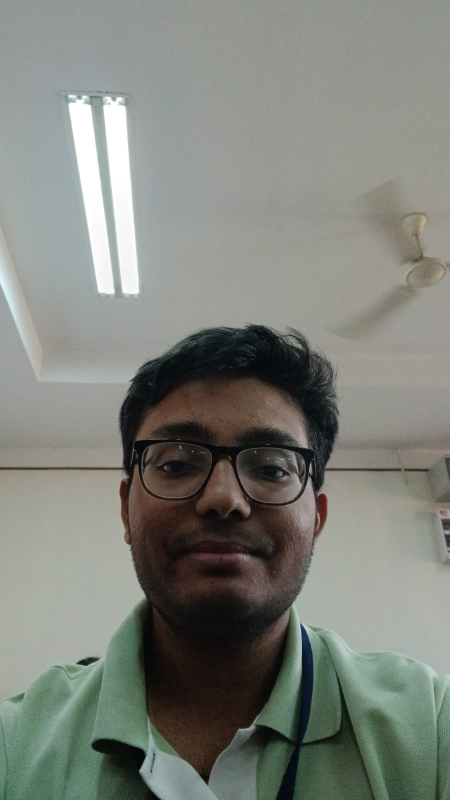
#> input picture viren.jpeg, 900 x 1600 px, given in place of the camera (shown at 1/2 size)
$ python gui.py
#> lines starting #> are read from the running program, lines starting #| are printed output that depends on the picture; after the words box and inside, x2 and y2 are one past the last pixel; in counts of white or black regions, pixels touching at a corner belong together
"""
gui.py — Webcam overlay GUI with frosted-glass info card.

Renders the live webcam feed full-frame, then blends a semi-transparent
rounded card on top showing:
  • Person name  (large, white)
  • Relationship tag  (teal pill badge)
  • Interaction summary  (smaller, light-grey, word-wrapped)

The card tracks the detected face in real time using OpenCV's Haar cascade.
A simple exponential moving average smooths the card position to avoid jitter.

Press  Q  or close the window to exit.
"""

from __future__ import annotations

from collections.abc import Callable
from dataclasses import dataclass

import cv2
import numpy as np


# ---------------------------------------------------------------------------
# Data
# ---------------------------------------------------------------------------

@dataclass
class OverlayInfo:
    name: str
    relationship: str       # e.g. "Son", "Daughter", "Friend"
    summary: str


# ---------------------------------------------------------------------------
# Drawing helpers
# ---------------------------------------------------------------------------

CARD_ALPHA   = 0.55          # 0 = fully transparent, 1 = fully opaque
CARD_COLOR   = (60, 60, 60)  # dark-grey (BGR)
TEAL         = (180, 160, 50) # teal badge (BGR)
WHITE        = (255, 255, 255)
LIGHT_GREY   = (210, 210, 210)
FONT         = cv2.FONT_HERSHEY_DUPLEX
FONT_SMALL   = cv2.FONT_HERSHEY_SIMPLEX


def _blend_rect(frame: np.ndarray, x: int, y: int, w: int, h: int,
                color: tuple[int, int, int], alpha: float,
                radius: int = 18) -> None:
    """Blend a rounded rectangle onto *frame* in-place."""
    overlay = frame.copy()

    # filled rounded rect via two rects + four circles
    cv2.rectangle(overlay, (x + radius, y), (x + w - radius, y + h), color, -1)
    cv2.rectangle(overlay, (x, y + radius), (x + w, y + h - radius), color, -1)
    for cx, cy in [
        (x + radius,     y + radius),
        (x + w - radius, y + radius),
        (x + radius,     y + h - radius),
        (x + w - radius, y + h - radius),
    ]:
        cv2.circle(overlay, (cx, cy), radius, color, -1)

    cv2.addWeighted(overlay, alpha, frame, 1 - alpha, 0, frame)


def _pill_badge(frame: np.ndarray, text: str, x: int, y: int,
                bg: tuple[int, int, int] = TEAL) -> int:
    """Draw a pill-shaped badge. Returns the right edge x coordinate."""
    (tw, th), _ = cv2.getTextSize(text, FONT_SMALL, 0.55, 1)
    pad_x, pad_y, r = 12, 6, 10
    bw = tw + pad_x * 2
    bh = th + pad_y * 2
    _blend_rect(frame, x, y - th - pad_y, bw, bh, bg, 1.0, radius=r)
    cv2.putText(frame, text, (x + pad_x, y), FONT_SMALL, 0.55, WHITE, 1, cv2.LINE_AA)
    return x + bw


def _draw_wrapped_text(frame: np.ndarray, text: str, x: int, y: int,
                       max_width_px: int, font_scale: float = 0.52,
                       color: tuple = LIGHT_GREY, thickness: int = 1,
                       line_gap: int = 22) -> None:
    """Word-wrap *text* to fit within *max_width_px* and draw each line."""
    words = text.split()
    lines: list[str] = []
    current = ""
    for word in words:
        test = (current + " " + word).strip()
        (tw, _), _ = cv2.getTextSize(test, FONT_SMALL, font_scale, thickness)
        if tw <= max_width_px:
            current = test
        else:
            if current:
                lines.append(current)
            current = word
    if current:
        lines.append(current)

    for i, line in enumerate(lines):
        cv2.putText(frame, line, (x, y + i * line_gap),
                    FONT_SMALL, font_scale, color, thickness, cv2.LINE_AA)


# ---------------------------------------------------------------------------
# Main card renderer
# ---------------------------------------------------------------------------

def draw_info_card(frame: np.ndarray, info: OverlayInfo,
                   card_x: int, card_y: int) -> None:
    """
    Overlay a semi-transparent info card on *frame* (in-place) at (card_x, card_y).
    """
    fh, fw = frame.shape[:2]
    card_w = min(310, fw // 2)
    card_h = 90

    # clamp so the card never goes off-screen
    card_x = max(0, min(card_x, fw - card_w))
    card_y = max(0, min(card_y, fh - card_h))

    # --- frosted card background ---
    _blend_rect(frame, card_x, card_y, card_w, card_h,
                CARD_COLOR, CARD_ALPHA, radius=12)

    pad = 10

    # --- name ---
    (nw, nh), _ = cv2.getTextSize(info.name, FONT, 0.7, 2)
    name_x = card_x + pad
    name_y = card_y + pad + nh
    cv2.putText(frame, info.name, (name_x, name_y),
                FONT, 0.7, WHITE, 2, cv2.LINE_AA)

    # --- relationship badge (right of name) ---
    badge_x = name_x + nw + 8
    _pill_badge(frame, info.relationship, badge_x, name_y, bg=TEAL)

    # --- summary (single compact line) ---
    text_y = name_y + 20
    _draw_wrapped_text(frame, info.summary,
                       card_x + pad, text_y,
                       max_width_px=card_w - pad * 2,
                       font_scale=0.42, line_gap=16)


# ---------------------------------------------------------------------------
# Face detector + background subtractor
# ---------------------------------------------------------------------------

def _load_face_detector() -> cv2.CascadeClassifier:
    path = cv2.data.haarcascades + "haarcascade_frontalface_default.xml"
    detector = cv2.CascadeClassifier(path)
    if detector.empty():
        raise SystemExit("Could not load Haar cascade for face detection.")
    return detector


def _motion_roi(fg_mask: np.ndarray) -> tuple[int, int, int, int] | None:
    """
    Find the bounding box of the largest motion blob in the foreground mask.
    Returns (x, y, w, h) or None if nothing significant is moving.
    """
    # clean up noise
    kernel = cv2.getStructuringElement(cv2.MORPH_ELLIPSE, (5, 5))
    mask = cv2.morphologyEx(fg_mask, cv2.MORPH_OPEN, kernel)
    mask = cv2.dilate(mask, kernel, iterations=2)

    contours, _ = cv2.findContours(mask, cv2.RETR_EXTERNAL, cv2.CHAIN_APPROX_SIMPLE)
    if not contours:
        return None

    largest = max(contours, key=cv2.contourArea)
    if cv2.contourArea(largest) < 3000:   # ignore tiny blobs
        return None

    return cv2.boundingRect(largest)


def _detect_best_face(gray: np.ndarray,
                      detector: cv2.CascadeClassifier,
                      roi: tuple[int, int, int, int] | None = None
                      ) -> tuple[int, int, int, int] | None:
    """
    Detect the largest face in *gray*, optionally restricted to *roi*.
    Returns absolute (x, y, w, h) or None.
    """
    if roi is not None:
        rx, ry, rw, rh = roi
        # add padding so the face isn't clipped at the ROI edge
        pad = 40
        rx = max(0, rx - pad);  ry = max(0, ry - pad)
        rw = min(gray.shape[1] - rx, rw + pad * 2)
        rh = min(gray.shape[0] - ry, rh + pad * 2)
        search = gray[ry:ry + rh, rx:rx + rw]
    else:
        search = gray
        rx, ry = 0, 0

    faces = detector.detectMultiScale(search, scaleFactor=1.1,
                                      minNeighbors=5, minSize=(60, 60))
    if len(faces) == 0:
        return None

    fx, fy, fw, fh = max(faces, key=lambda f: f[2] * f[3])
    return (fx + rx, fy + ry, fw, fh)   # back to absolute coords


# ---------------------------------------------------------------------------
# Live webcam loop
# ---------------------------------------------------------------------------

SMOOTH = 0.15   # EMA factor — lower = smoother but slower, higher = snappier
GREEN  = (0, 255, 0)


def run(info: OverlayInfo | None = None, camera_index: int = 0,
        get_transcript: "Callable[[], str] | None" = None,
        get_info: "Callable[[], OverlayInfo] | None" = None) -> None:
    """
    Open the webcam and render the overlay in a loop.

    Args:
        info:           Static OverlayInfo. Ignored if get_info is provided.
        camera_index:   OpenCV camera index (default 0).
        get_transcript: Callable returning the latest transcript string.
        get_info:       Callable returning the current OverlayInfo (live-updating).
    """
#> called with camera_index = 0
    cap = cv2.VideoCapture(camera_index)
    if not cap.isOpened():
        raise SystemExit("Could not open webcam.")

    detector  = _load_face_detector()
    bg_sub    = cv2.createBackgroundSubtractorMOG2(
                    history=300, varThreshold=50, detectShadows=False)

    cv2.namedWindow("Remember Me", cv2.WINDOW_NORMAL)

    smooth_x: float | None = None
    smooth_y: float | None = None
    card_w = 310
    card_h = 90
    gap    = 8

    while True:
        ret, frame = cap.read()
#> frame is the input picture: shape (1600, 900, 3); mean B, G, R 122.3, 129.6, 126.1
        if not ret:
            break

        fh, fw = frame.shape[:2]
#> fh = 1600; fw = 900

        # --- background subtraction ---
        fg_mask = bg_sub.apply(frame)
#> fg_mask: shape (1600, 900); every value is 255
        roi     = _motion_roi(fg_mask)
#> in _motion_roi, `contours, _ = cv2.findContours(mask, cv2.RETR_EXTERNAL, cv2.CHAIN_APPR..`: contours = [[[0, 0], [0, 1599], [899, 1599], [899, 0]]]
#> in _motion_roi, `largest = max(contours, key=cv2.contourArea)`: largest = [[0, 0], [0, 1599], [899, 1599], [899, 0]]
#> roi = (0, 0, 900, 1600)

        # --- face detection (scoped to motion region) ---
        gray = cv2.cvtColor(frame, cv2.COLOR_BGR2GRAY)
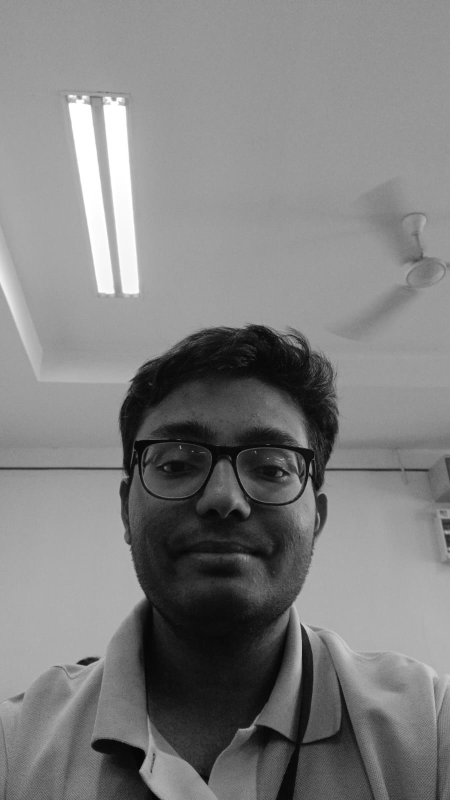
#> gray: shape (1600, 900) (shown at 1/2 size); min 0, max 255, mean 127.7
        face = _detect_best_face(gray, detector, roi)
#> in _detect_best_face, `rx, ry, rw, rh = roi`: rx = 0; rw = 900; rh = 1600
#> in _detect_best_face, `faces = detector.detectMultiScale(search, scaleFactor=1.1, minNeighbor..`: faces = [[224, 744, 455, 455]]
#> in _detect_best_face, `fx, fy, fw, fh = max(faces, key=lambda f: f[2] * f[3])`: fx = 224; fy = 744; fw = 455
#> face = (224, 744, 455, 455)

        if face is not None:
            fx, fy, fw_face, fh_face = face
#> fx = 224; fy = 744; fw_face = 455; fh_face = 455

            # green bounding box
            cv2.rectangle(frame, (fx, fy), (fx + fw_face, fy + fh_face),
                          GREEN, 2, cv2.LINE_AA)
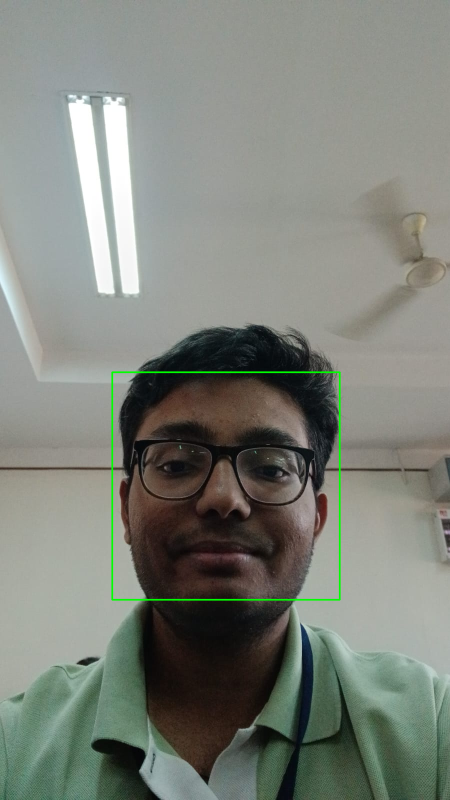
#> frame: shape (1600, 900, 3) (shown at 1/2 size); 0.63% of pixels changed, all inside (x1, y1, x2, y2) = (222, 742, 682, 1202)

            # resolve current overlay info
            current_info = get_info() if get_info is not None else info

            if current_info is not None:
                target_x = fx + (fw_face - card_w) // 2
#> target_x = 296
                target_y = fy - card_h - gap
#> target_y = 646

                if smooth_x is None:
                    smooth_x, smooth_y = float(target_x), float(target_y)
#> smooth_x = 296; smooth_y = 646
                else:
                    smooth_x += SMOOTH * (target_x - smooth_x)
                    smooth_y += SMOOTH * (target_y - smooth_y)

        current_info = get_info() if get_info is not None else info
        if current_info is not None and smooth_x is not None:
            draw_info_card(frame, current_info, int(smooth_x), int(smooth_y))
#> in _blend_rect, `cv2.rectangle(overlay, (x, y + radius), (x + w, y + h - radius), color..`:
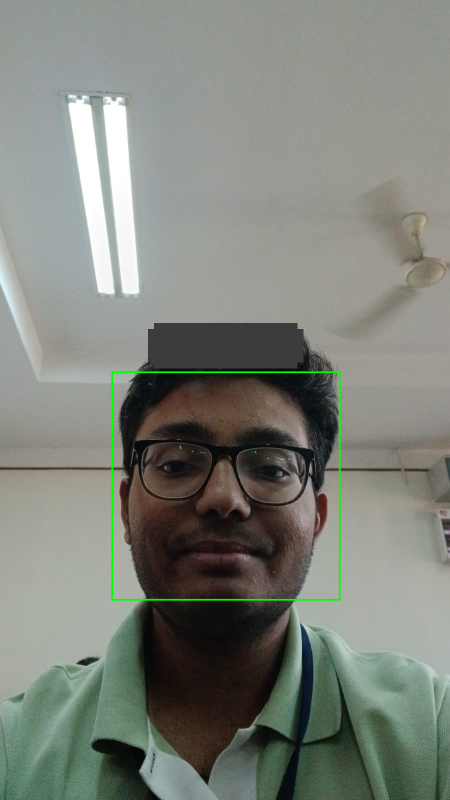
#> overlay: shape (1600, 900, 3) (shown at 1/2 size); mean B, G, R 121.7, 130.1, 125.6
#> after the loop in _blend_rect, `for cx, cy in [`: overlay: shape (1600, 900, 3); 0.03% of pixels changed, all inside (x1, y1, x2, y2) = (297, 647, 606, 736)
#> in _blend_rect, `cv2.addWeighted(overlay, alpha, frame, 1 - alpha, 0, frame)`:
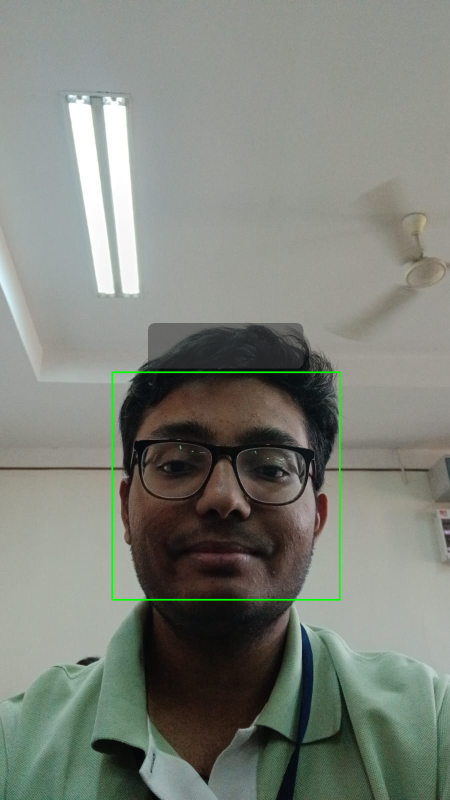
#> frame: shape (1600, 900, 3) (shown at 1/2 size); 1.95% of pixels changed, all inside (x1, y1, x2, y2) = (296, 646, 607, 737)
#> in draw_info_card, `(nw, nh), _ = cv2.getTextSize(info.name, FONT, 0.7, 2)`: nw = 54; nh = 16
#> in draw_info_card, `name_y = card_y + pad + nh`: name_y = 672
#> in draw_info_card, `cv2.putText(frame, info.name, (name_x, name_y), FONT, 0.7, WHITE, 2, c..`: frame: shape (1600, 900, 3); 0.05% of pixels changed, all inside (x1, y1, x2, y2) = (306, 655, 359, 675)
#> in draw_info_card, `badge_x = name_x + nw + 8`: badge_x = 368
#> in _pill_badge, `(tw, th), _ = cv2.getTextSize(text, FONT_SMALL, 0.55, 1)`: tw = 33; th = 13
#> in _pill_badge, `bw = tw + pad_x * 2`: bw = 57
#> in _pill_badge, `bh = th + pad_y * 2`: bh = 25
#> call 2 of _blend_rect, with x = 368, y = 653, w = 57, h = 25, color = (180, 160, 50), alpha = 1, radius = 10
#> in _blend_rect (call 2), `cv2.rectangle(overlay, (x + radius, y), (x + w - radius, y + h), color..`:
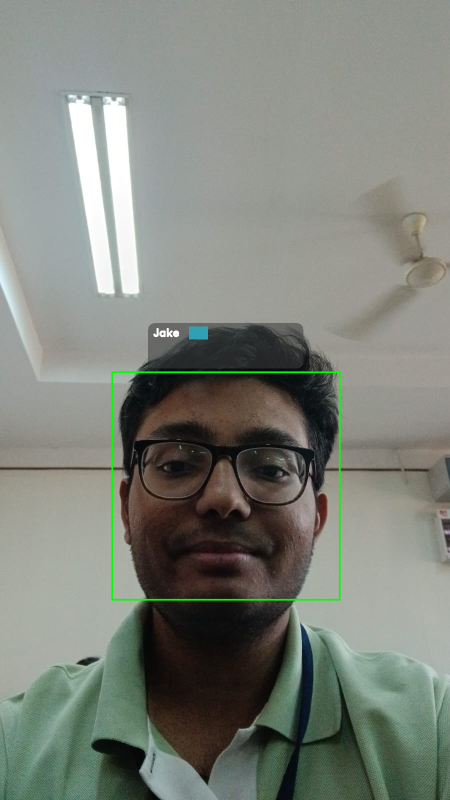
#> overlay: shape (1600, 900, 3) (shown at 1/2 size); mean B, G, R 121.9, 130.2, 125.7
#> in _blend_rect (call 2), `cv2.rectangle(overlay, (x, y + radius), (x + w, y + h - radius), color..`: overlay: shape (1600, 900, 3); 0.01% of pixels changed, all inside (x1, y1, x2, y2) = (368, 663, 426, 669)
#> the loop in _blend_rect (call 2), `for cx, cy in [ (x + radius,     y + radius), (x + w - radius, y + rad..` made 4 passes
#> (cx, cy) on passes 1 to 4: (378, 663), (415, 663), (378, 668), (415, 668)
#> after the loop in _blend_rect (call 2), `for cx, cy in [`: overlay: shape (1600, 900, 3); mean B, G, R 121.9, 130.3, 125.7
#> in _pill_badge, `cv2.putText(frame, text, (x + pad_x, y), FONT_SMALL, 0.55, WHITE, 1, c..`: frame: shape (1600, 900, 3); mean B, G, R 121.9, 130.3, 125.7
#> in draw_info_card, `text_y = name_y + 20`: text_y = 692
#> the loop in _draw_wrapped_text, `for word in words:` made 16 passes
#> tw on passes 1 to 12: 43, 73, 111, 142, 188, 232, 259, 333, 91, 127, 147, 192
#> after the loop in _draw_wrapped_text, `for word in words:`: lines = ['Visited last week and talked about the', 'hackathon he went to where he got 3rd']
#> the loop in _draw_wrapped_text, `for i, line in enumerate(lines):` made 3 passes
#> line on passes 1 to 3: 'Visited last week and talked about the', 'hackathon he went to where he got 3rd', 'place.'
#> after the loop in _draw_wrapped_text, `for i, line in enumerate(lines):`:
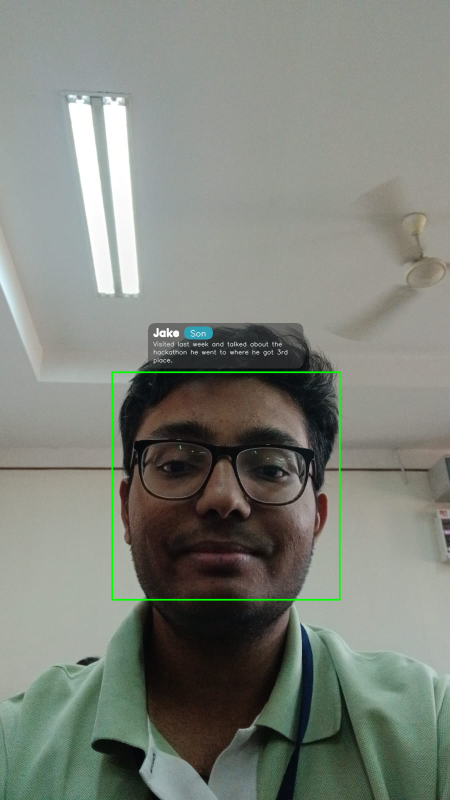
#> frame: shape (1600, 900, 3) (shown at 1/2 size); mean B, G, R 122.1, 130.4, 125.8

        # --- recording indicator (top-left) ---
        dot_x, dot_y = 14, 14
        cv2.circle(frame, (dot_x, dot_y), 6, (0, 0, 220), -1, cv2.LINE_AA)
#> frame: shape (1600, 900, 3); 0.01% of pixels changed, all inside (x1, y1, x2, y2) = (7, 7, 22, 22)
        cv2.putText(frame, "REC", (dot_x + 12, dot_y + 5),
                    FONT_SMALL, 0.5, (0, 0, 220), 1, cv2.LINE_AA)
#> frame: shape (1600, 900, 3); mean B, G, R 122.1, 130.4, 125.9

        # --- live transcript bar (bottom of frame) ---
        if get_transcript is not None:
            transcript = get_transcript()
            if transcript:
                bar_h  = 32
                bar_y  = fh - bar_h
                _blend_rect(frame, 0, bar_y, fw, bar_h, (30, 30, 30), 0.65, radius=0)
                # truncate to fit frame width
                max_chars = fw // 9
                display   = transcript if len(transcript) <= max_chars else "…" + transcript[-(max_chars - 1):]
                cv2.putText(frame, display, (10, bar_y + 21),
                            FONT_SMALL, 0.52, WHITE, 1, cv2.LINE_AA)

        cv2.imshow("Remember Me", frame)

        if cv2.waitKey(1) & 0xFF == ord("q"):
#> (key q is pressed here)
            break

    cap.release()
    cv2.destroyAllWindows()


# ---------------------------------------------------------------------------
# Quick demo
# ---------------------------------------------------------------------------

if __name__ == "__main__":
    demo = OverlayInfo(
        name="Jake",
        relationship="Son",
        summary="Visited last week and talked about the hackathon he went to where he got 3rd place.",
    )
    run(demo)
